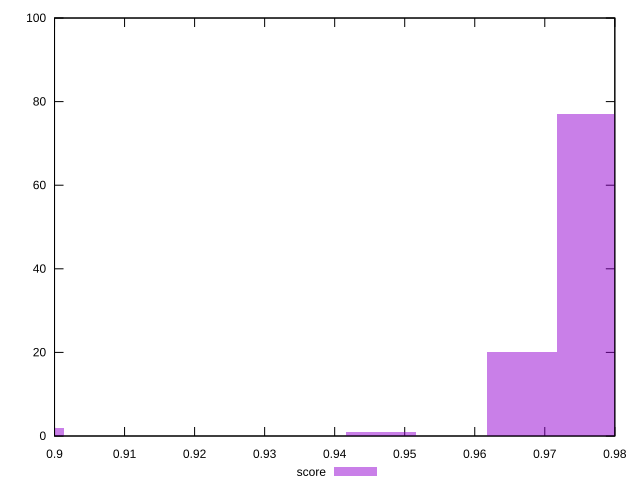

This figure's gnuplot source:
reset

$score <<EOF
0.9466233634124135 1
0.9768347473511075 77
0.8962710568479234 2
0.9667642860382095 20
EOF

set key outside below
set boxwidth 0.010070461312898016
set xrange [0.9:0.98]
set yrange [0:100]
set trange [0:100]
set style fill transparent solid 0.5 noborder
set terminal svg size 640, 490 enhanced background rgb 'white'
set output "reports/report_00031_2021-02-24T23-18-18.084Z/bootup-time/samples/music/score/histogram.svg"

plot $score title "score" with boxes

reset
